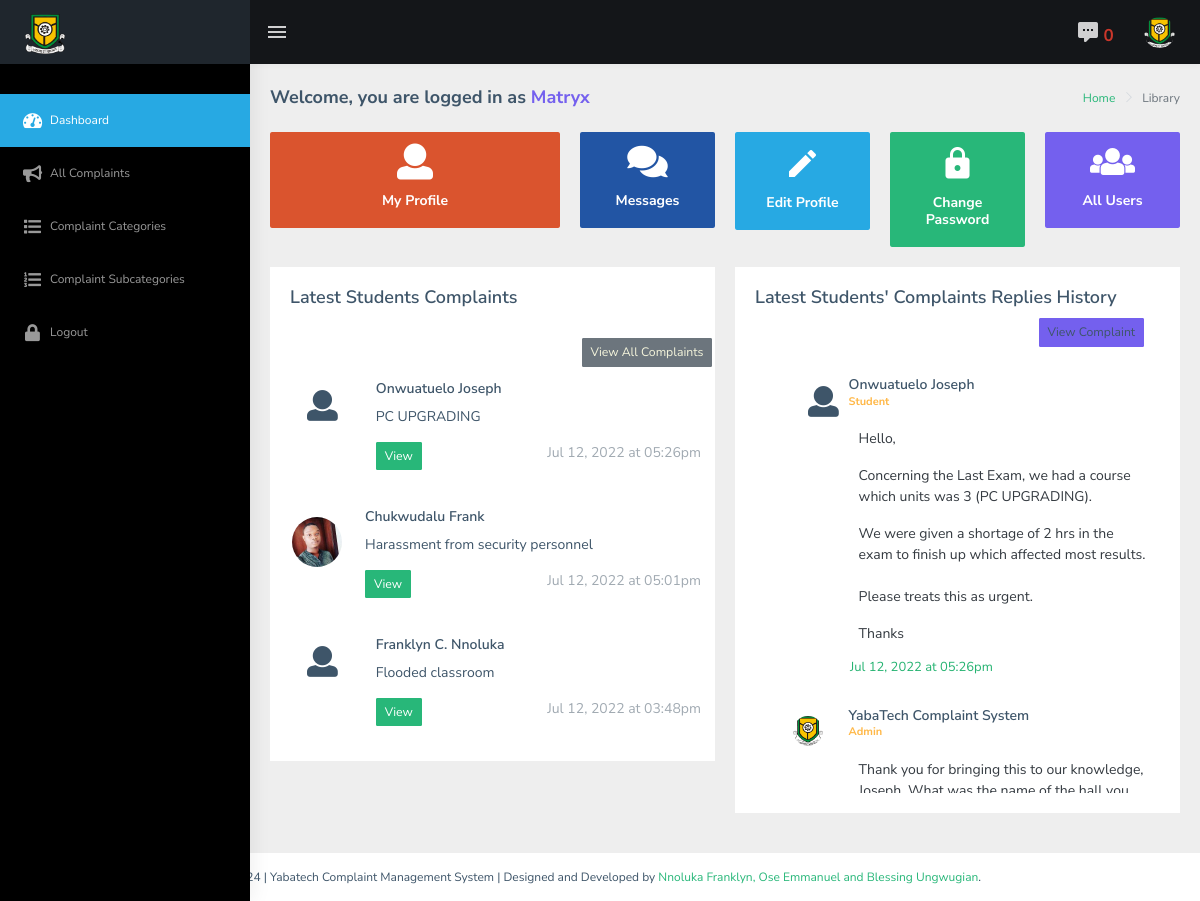
The page /admin/index.php (signed in) on the database its author committed.
### tables this page shows
CREATE TABLE `complaints` (
  `id` int(11) NOT NULL,
  `studentID` int(11) NOT NULL,
  `title` varchar(200) NOT NULL,
  `complaint_number` varchar(100) NOT NULL,
  `matric_no` varchar(200) NOT NULL,
  `category` varchar(200) NOT NULL,
  `subcategory` varchar(200) NOT NULL,
  `urgency` varchar(100) NOT NULL,
  `complaint_message` longtext NOT NULL,
  `complaint_file` varchar(200) NOT NULL,
  `reg_date` varchar(200) NOT NULL,
  `status` varchar(150) NOT NULL DEFAULT 'Open',
  `last_modified` varchar(200) NOT NULL,
  `email` varchar(200) NOT NULL
);

CREATE TABLE `user` (
  `studentID` int(11) NOT NULL,
  `matric_no` varchar(200) NOT NULL,
  `name` text NOT NULL,
  `username` varchar(200) NOT NULL,
  `email` varchar(200) NOT NULL,
  `phone_no` varchar(11) NOT NULL,
  `password` varchar(260) NOT NULL,
  `photo` varchar(200) NOT NULL,
  `account_status` varchar(40) NOT NULL DEFAULT 'active'
);

CREATE TABLE `complaint_replies` (
  `id` int(11) NOT NULL,
  `student_id` int(11) NOT NULL,
  `complaint_no` varchar(100) NOT NULL,
  `matric_no` varchar(100) NOT NULL,
  `complaint_message` text NOT NULL,
  `complaint_reply_message` text NOT NULL,
  `replied_by` varchar(100) NOT NULL,
  `last_updated` varchar(100) NOT NULL,
  `status` varchar(20) NOT NULL DEFAULT 'Open',
  `new_complaint_file` varchar(200) NOT NULL,
  `username` varchar(200) NOT NULL
);

### admin/classes/Functions.php (called while the page is built, shortened)
<?php
$dot_env = Dotenv::createImmutable(dirname(__DIR__));
class Functions extends Database{
    public function base_url(){
        return 'http://localhost:8080/project/';
    }
}

### admin/classes/Database.php (called while the page is built, shortened)
<?php
$dot_env = Dotenv::createImmutable(dirname(__DIR__));
class Database
{
    private $dbh;
    private $stmt;
    public function __construct()
    {
        $this->host = $_ENV["DB_HOST"];
        $this->database = $_ENV["DB_NAME"];
        $this->user = $_ENV['DB_USER'];
        $this->password = $_ENV['DB_PASS'];
        $dsn = "mysql:host=".$this->host.";dbname=".$this->database;
        $options = array(
            PDO::ATTR_PERSISTENT => true,
            PDO::ATTR_ERRMODE => PDO::ERRMODE_EXCEPTION
        );
        try{
            $this->dbh = new PDO($dsn, $this->user, $this->password, $options);
        }catch (PDOException $err){
            $this->error = $err->getMessage();
        }
    }
    public function query($query){
        $this->stmt = $this->dbh->prepare($query);
    }
    public function bind($param, $value, $type = null){
        if(is_null($type)){
            switch (true){
                case is_int($value):
                    $type = PDO::PARAM_INT;
                    break;
                default:
                    $type = PDO::PARAM_STR;
            }
        }
        $this->stmt->bindValue($param, $value, $type);
    }
    public function execute(){
        return $this->stmt->execute();
    }
    public function fetchMultiple(){
        $this->execute();
        return $this->stmt->fetchAll(PDO::FETCH_OBJ);
    }
    public function fetchSingle(){
        $this->execute();
        return $this->stmt->fetch(PDO::FETCH_OBJ);
    }
    public function fetchColumn(){
        $this->execute();
        return $this->stmt->fetchColumn();
    }
    public function rowCount(){
        $this->execute();
        return $this->stmt->rowCount();
    }
}

### admin/inc/complaints_reply.php (the view, shortened to what this page needs)
<div class="col-lg-6">
    <div class="card">
        <div class="card-body">
            <h4 class="card-title">Latest Students Complaints </h4>
        </div>
        <div class="comment-widgets scrollable">
            <?php   $redirectAll = $conn->base_url()."admin/complaints"; ?>
            <a class="btn btn-secondary btn-sm" onclick="window.location.href='<?php echo $redirectAll; ?>'" style="cursor:pointer; position:relative; left: 70%; color: beige;">
                View All Complaints
            </a>
            <?php
                $sql = "SELECT * FROM complaints JOIN user u on complaints.studentID = u.studentID ORDER BY id DESC LIMIT 4";
                $conn->query($sql);
                $rowCount = $conn->rowCount();
                if($rowCount > 0){
                $result_set = $conn->fetchMultiple();
                foreach ($result_set as $complaint) {
                    $name = $complaint->name;
                    $date_submitted = $complaint->reg_date;
                    $complaint_no = $complaint->complaint_number;
                    $redirect = $conn->base_url()."admin/view-complaint/$complaint_no";
                    $subject = $complaint->title;
                    $image = $complaint->photo;
                    ?>
                    <div class="d-flex flex-row comment-row m-t-0">
                        <?php
                         if(!empty($image)){
                             ?>   <div class="p-2"><img src="<?= $conn->base_url();?>assets/images/<?= $image;?>" alt="profile image" style="width: 50px; height: 50px; border-radius: 50%;"></div> <?php
                         }else{
                             ?>   <div class="p-2"><i class="fa fa-user" style="font-size: 2.2em; padding: 2px 15px;"></i></div> <?php
                         }
                        ?>
                        <div class="comment-text w-100">
                            <h6 class="font-medium"><?php echo $name; ?></h6>
                            <span class="m-b-15 d-block"><?php echo $subject; ?> </span>
                            <div class="comment-footer">
                                <span class="text-muted float-right"><?php echo $date_submitted; ?></span>
                                <button type="button" class="btn btn-cyan btn-sm" onclick="window.location.href='<?php echo $redirect; ?>'">View</button>
                            </div>
                        </div>
                    </div>
                    <?php
                }
            }else{
                echo "<p>No complaints have been made by any students yet. Pls check back later. </p>";
            }
            ?>
        </div>
    </div>
</div>
<div class="col-lg-6">
    <div class="card">
        <div class="card-body">
            <h4 class="card-title">Latest Students' Complaints Replies History</h4>
            <div class="chat-box scrollable" style="height:475px;">
                <ul class="chat-list">
                    <?php
                         $sql = "SELECT * FROM complaints JOIN user u on complaints.studentID = u.studentID
                                 ORDER BY id DESC LIMIT 1";
                         $conn->query($sql);
                         if($rowCount > 0){
                         $result = $conn->fetchSingle();
                         $name = $result->name;
                         $message = $result->complaint_message;
                         $date_submitted = $result->reg_date;
                         $complaint_no = $result->complaint_number;
                         $redirect = $conn->base_url()."admin/view-complaint/$complaint_no";
                         $image = $result->photo;
                         $student_id = $result->studentID;
                    ?>
                         <a class="btn btn-primary btn-sm" onclick="window.location.href='<?php echo $redirect; ?>'" style="cursor:pointer; position:relative; left: 70%;">
                             View Complaint
                         </a>
                    <li class="chat-item">
                        <div class="chat-img">
                            <?php
                            if(!empty($image)){
                                ?>   <div class="p-2"><img src="<?= $conn->base_url();?>assets/images/<?= $image;?>" alt="profile image" style="width: 30px; height: 30px; border-radius: 50%;"></div> <?php
                            }else{
                                ?>   <div class="p-2"><i class="fa fa-user" style="font-size: 2.2em; padding: 2px 15px;"></i></div> <?php
                            }
                            ?>
                        </div>
                             <div class="chat-content">
                            <h6 class="font-medium"><?php echo $name; ?></h6>
                            <span style="display: block;position: relative;top: -8px; font-size: 11px;font-weight: bold;color: #ffb848;">Student</span>
                            <div class="box bg-light-info"><?= $message; ?></div>
                        </div>
                        <div class="chat-time" style="color: #25b371; font-size: 13px; margin-top: -20px;"><?= $date_submitted; ?></div>
                    </li>
                    <?php
                    $sql = "SELECT * FROM complaint_replies JOIN complaints on complaint_replies.student_id = complaints.studentID
                                                AND complaint_replies.complaint_no = complaints.complaint_number
                                                WHERE student_id =:student_id AND complaint_number =:complaint_no ORDER BY complaint_replies.id DESC  LIMIT 1";
                    $conn->query($sql);
                    $conn->bind(":student_id", $student_id);
                    $conn->bind(":complaint_no", $complaint_no);
                    $result_details = $conn->fetchMultiple();
                    $row_count = $conn->rowCount();
                    if($row_count > 0){
                        foreach ($result_details as $replies){
                            $complaint_reply_message = $replies->complaint_reply_message;
                            $replied_by = $replies->replied_by;
                            $last_updated = $replies->last_updated;
                            if($replied_by === $name){
                                ?>
                                <li class="chat-item">
                                    <div class="chat-img">
                                        <?php
                                        if(!empty($image)){
                                            ?>   <div class="p-2"><img src="<?= $conn->base_url();?>assets/images/<?= $image;?>" alt="profile image" style="width: 30px; height: 30px; border-radius: 50%;"></div> <?php
                                        }else{
                                            ?>   <div class="p-2"><i class="fa fa-user" style="font-size: 2.2em; padding: 2px 15px;"></i></div> <?php
                                        }
                                        ?>
                                    </div>
                                    <div class="chat-content">
                                        <h6 class="font-medium"><?php echo $replied_by; ?></h6>
                                        <span style="display: block;position: relative;top: -8px; font-size: 11px;font-weight: bold;color: #ffb848;">Student</span>
                                        <div class="box bg-light-info"><?= $complaint_reply_message; ?></div>
                                    </div>
                                    <div class="chat-time" style="color: #25b371; font-size: 13px; margin-top: -40px;"><?= $last_updated ; ?></div>
                                </li>
                                <?php
                            }else{
                                ?>
                                <li class="chat-item" style="margin-left: 30px;">
                                    <?php
                                    $sql = "SELECT photo FROM admin WHERE username =:username";
                                    $conn->query($sql);
                                    $conn->bind(":username", $_SESSION['admin']);
                                    $admin_image = $conn->fetchColumn();
                                    ?>
                                    <div class="chat-img">
                                        <?php
                                        if(!empty($admin_image)){
                                            ?>   <div class="p-2"><img src="<?= $conn->base_url();?>assets/images/<?= $admin_image;?>" alt="profile image" style="width: 30px; height: 30px; border-radius: 50%;"></div> <?php
                                        }else{
                                            ?>   <div class="p-2"><i class="fa fa-user" style="font-size: 2.2em; padding: 2px 15px; color:#27a9e3;"></i></div> <?php
                                        }
                                        ?>
                                    </div>
                                    <div class="chat-content">
                                        <h6 class="font-medium"><?php echo $replied_by; ?></h6>
                                        <span style="display: block;position: relative;top: -8px; font-size: 11px;font-weight: bold;color: #ffb848;">Admin</span>
                                        <div class="box bg-light-info"><?= $complaint_reply_message; ?></div>
                                    </div>
                                </li>
                                <?php
                            }
                        }
                    }
                     }else{
                         echo "<p> No new complaints replies yet. </p>";
                     }
                    ?>
                </ul>
            </div>
            </div>
        </div>
    </div>
</div>

### admin/inc/top-bar.php (shortened to what this page needs)
<header class="topbar" data-navbarbg="skin5">
    <nav class="navbar top-navbar navbar-expand-md navbar-dark">
        <div class="navbar-header" data-logobg="skin5">
            <a class="navbar-brand" href="index.php">
                <b class="logo-icon p-l-10">
                </b>
                <span class="logo-text">
                             <img src="<?php echo $base_url; ?>assets/images/site-logo.png" alt="homepage" class="light-logo" width="40" height="40"/>
                        </span>
            </a>
        </div>
        <div class="navbar-collapse collapse" id="navbarSupportedContent" data-navbarbg="skin5">
            <ul class="navbar-nav float-left mr-auto">
                <li class="nav-item d-none d-md-block"><a class="nav-link sidebartoggler waves-effect waves-light" href="javascript:void(0)" data-sidebartype="mini-sidebar"><i class="mdi mdi-menu font-24"></i></a></li>
            </ul>
            <ul class="navbar-nav float-right">
                <li class="nav-item dropdown">
                    <?php
                    $sql = "SELECT * FROM admin_messages JOIN user u on admin_messages.user = u.username
                                 WHERE is_read =:no ORDER BY id DESC LIMIT 3";
                    $conn->query($sql);
                    $conn->bind(":no", "no");
                    $rowCount = $conn->rowCount();
                    ?>
                    <a class="nav-link dropdown-toggle waves-effect waves-dark" href="" id="2" data-toggle="dropdown" aria-haspopup="true" aria-expanded="false"> <i class="font-24 mdi mdi-comment-processing"></i>
                        <span style="color: #cb372b; font-weight: bolder; font-size: 17px;"><?php echo $rowCount; ?></span>
                    </a>
                </li>
                <li class="nav-item dropdown">
                    <?php
                    $sql = "SELECT photo FROM admin WHERE username =:username";
                    $conn->query($sql);
                    $conn->bind(":username", $_SESSION['admin']);
                    $image = $conn->fetchColumn();
                    $image_link = $conn->base_url()."assets/images/$image";
                    ?>
                    <a class="nav-link dropdown-toggle text-muted waves-effect waves-dark pro-pic" href="" data-toggle="dropdown" aria-haspopup="true" aria-expanded="false">
                       <?php
                        if(empty($image)){
                            ?>
                            <img src="<?php echo $base_url; ?>assets/images/users/1.jpg" alt="user" class="rounded-circle" width="31">
                            <?php
                        }else{
                            ?>
                            <img src="<?= $image_link; ?>" alt="user" class="rounded-circle" width="31">
                            <?php
                        }
                       ?>
                    </a>
                </li>
            </ul>
        </div>
    </nav>
</header>

### rows shown on the page
complaints: studentID.name "Onwuatuelo Joseph", title "PC UPGRADING", reg_date "Jul 12, 2022 at 05:26pm", complaint_message "Hello, Concerning the Last Exam, we had a course which units was 3 (PC UPGRADING). We were given a shortage of 2 hrs in the exam to finish up which affected most results. Please treats this as urgent. Thanks"
complaints: studentID.photo (picture), studentID.name "Chukwudalu Frank", title "Harassment from security personnel", reg_date "Jul 12, 2022 at 05:01pm"
complaints: studentID.name "Franklyn C. Nnoluka", title "Flooded classroom", reg_date "Jul 12, 2022 at 03:48pm"
complaint_replies: admin.photo (picture), replied_by "YabaTech Complaint System", complaint_reply_message "Thank you for bringing this to our knowledge,…"

### other values the page prints
$rowCount "0"
$_SESSION['admin'] "Matryx"
